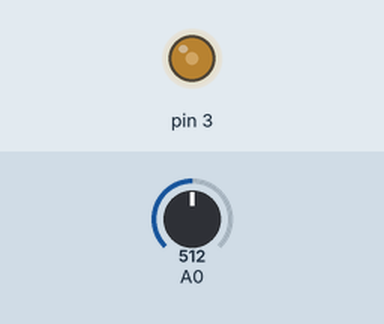
Simulated run of this sketch. Board: Arduino Uno, built with avr-gcc and run on an emulated ATmega328P. Shown: output pins drawn as LEDs (lit = HIGH). The inputs (shaded band) are chosen by the test bench; at power-on: A0 = 512.

Above: at 1.2 s.
1.3 s: A0 set to 716
At 2.6 s:
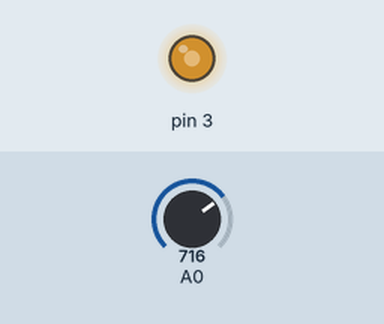
2.9 s: A0 set to 900
At 4.2 s:
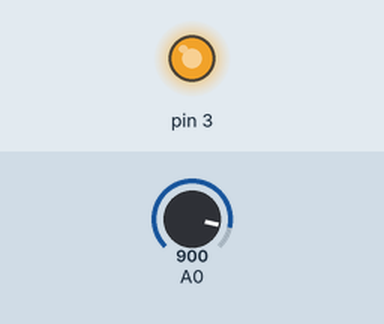
4.5 s: A0 set to 868
At 5.8 s:
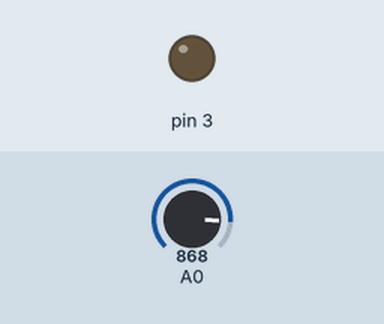
Timing chart, 0 to 7.5 s (numbered marks = the images above; inputs shaded):
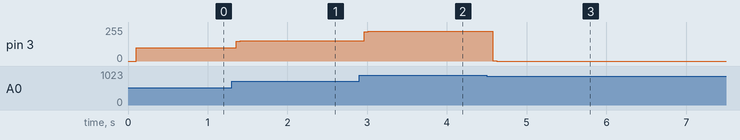

Measured:
- the behaviour switches between 869 and 868 on A0 (found by bisection; images 2 and 3)
- after the input at 1.3 s, pin 3: 100/255 → 152/255 after 0.06 s
- after the input at 2.9 s, pin 3: 152/255 → 224/255 after 0.07 s
- after the input at 4.5 s, pin 3: 224/255 → 0/255 after 0.07 s

The sketch:

Movperpe.ino
```cpp
//Movperpe.ino

/*
int h0=0,j0=1,j,j1,h,h1;

void setup() {
	Serial.begin(9600);
}


void loop() {
	h=analogRead(h0);
	h1=map(h,341,706,30,140);
	j=analogRead(j0);
	j1=map(h,296,638,150,40);
	Serial.println(j1);
	delay(200);
}

*/


double kp=1,ki=0,kd=1;
unsigned long currentTime, previousTime;
double elapsedTime;
double error, lastError,input, output, setPoint=100, cumError, rateError;

void setup(){
Serial.begin(9600);
}


void loop(){
input = analogRead(A0);
output = computePID(input);
delay(50);
analogWrite(3, output);
}


double computePID(double inp){
currentTime = millis();
elapsedTime = (double)(currentTime - previousTime);
error = setPoint - inp;
cumError += error * elapsedTime;
rateError = (error - lastError)/elapsedTime;
double out = kp*error + ki*cumError + kd*rateError;
lastError = error;
previousTime = currentTime;
return out;
}


//Copiado de: https://descubrearduino.com/
//https://descubrearduino.com/como-hacer-un-pid-con-arduino/
```
